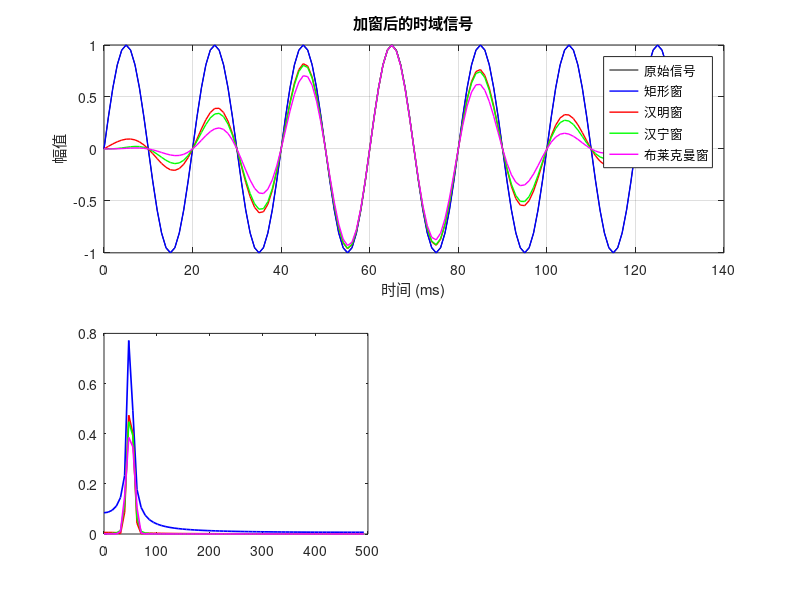

MATLAB code for this plot: (Note: this script raises an error after producing the figure.)
% 实验2：不同窗函数的频谱效果对比

clear; close all;

% 参数设置
fs = 1000;
f0 = 50;
N = 128;                    % N 较小，窗函数差异明显
t = (0:N-1)' / fs;
x = sin(2*pi * f0 * t);

% 定义窗函数
win_types = {'矩形窗', '汉明窗', '汉宁窗', '布莱克曼窗'};
win_colors = {'b', 'r', 'g', 'm'};

% 生成四种窗
wins = cell(4, 1);
wins{1} = rectwin(N);
wins{2} = hamming(N);
wins{3} = hann(N);
wins{4} = blackman(N);

% 绘图
figure('Position', [100, 100, 1100, 750]);

% 子图1：时域波形（上方，占满宽）
subplot(2, 2, [1, 2]);
plot(t*1000, x, 'k-', 'LineWidth', 0.5); hold on;
legend_entries = {'原始信号'};

for i = 1:4
    plot(t*1000, x .* wins{i}, win_colors{i}, 'LineWidth', 1);
    legend_entries{end+1} = win_types{i};
end

xlabel('时间 (ms)'); ylabel('幅值');
title('加窗后的时域信号');
legend(legend_entries, 'Location', 'northeast');
grid on;

% 子图2：频谱（线性坐标，左下）
subplot(2, 2, 3);
f_axis = (0:N/2-1) * fs / N;

for i = 1:4
    x_win = x .* wins{i};
    X = fft(x_win, N);
    X_mag = abs(X(1:N/2)) / N * 2;
    plot(f_axis, X_mag, win_colors{i}, 'LineWidth', 1.2); hold on;
end

xline(f0, 'k--', 'LineWidth', 0.8);
xlabel('频率 (Hz)'); ylabel('幅值');
title('频谱对比（线性坐标）'); legend(win_types, 'Location', 'northeast');
grid on; xlim([0, 150]);

% 子图3：频谱（dB坐标，右下）
subplot(2, 2, 4);

for i = 1:4
    x_win = x .* wins{i};
    X = fft(x_win, N);
    X_db = 20 * log10(abs(X(1:N/2)) / max(abs(X(1:N/2))) + eps);
    plot(f_axis, X_db, win_colors{i}, 'LineWidth', 1.2); hold on;
end

xline(f0, 'k--', 'LineWidth', 0.8);
xlabel('频率 (Hz)'); ylabel('幅值 (dB)');
title('频谱对比（dB坐标）'); legend(win_types, 'Location', 'northeast');
grid on; xlim([0, 150]); ylim([-80, 5]);

sgtitle(sprintf('实验2：不同窗函数的频谱效果对比 (N=%d, f_s=%dHz, f_0=%dHz)', N, fs, f0), 'FontSize', 12);

saveas(gcf, 'figures/exp2_windows.png');

% 输出数值对比
fprintf('\n  窗函数旁瓣高度对比 (N=%d):\n', N);
fprintf('  %-18s %s\n', '窗函数', '第一旁瓣高度(dB)');
fprintf('  %-18s %s\n', '------------------', '----------------');
for i = 1:4
    x_win = x .* wins{i};
    X = fft(x_win, 4096);  % 高分辨率看旁瓣
    X_db = 20 * log10(abs(X(1:2048)) / max(abs(X(1:2048))) + eps);
    [~, peak_idx] = max(X_db);
    for k = peak_idx+10:length(X_db)-1
        if X_db(k) > X_db(k-1) && X_db(k) > X_db(k+1) && X_db(k) > -80
            fprintf('  %-18s %.1f dB\n', win_types{i}, X_db(k));
            break;
        end
    end
end
